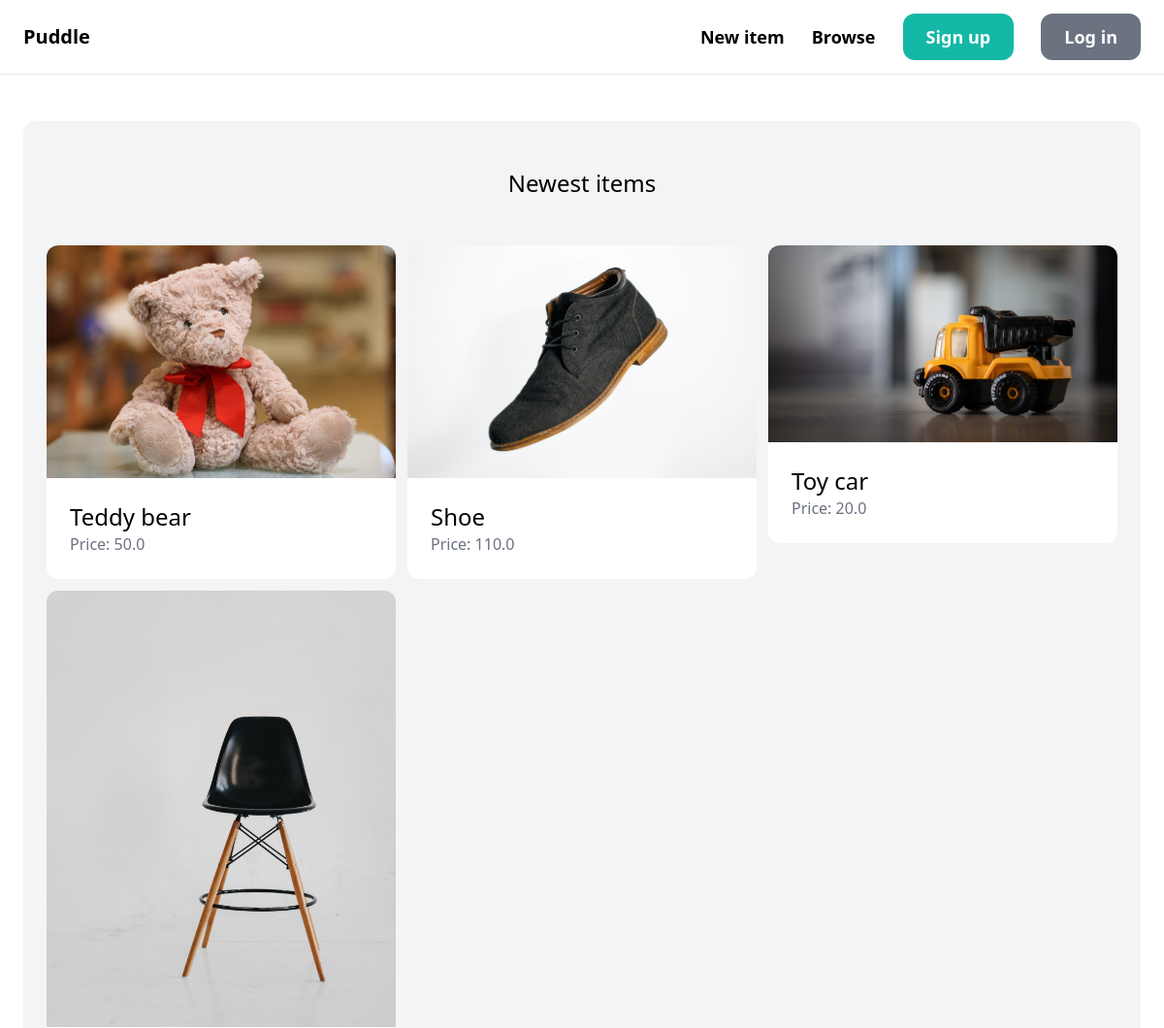
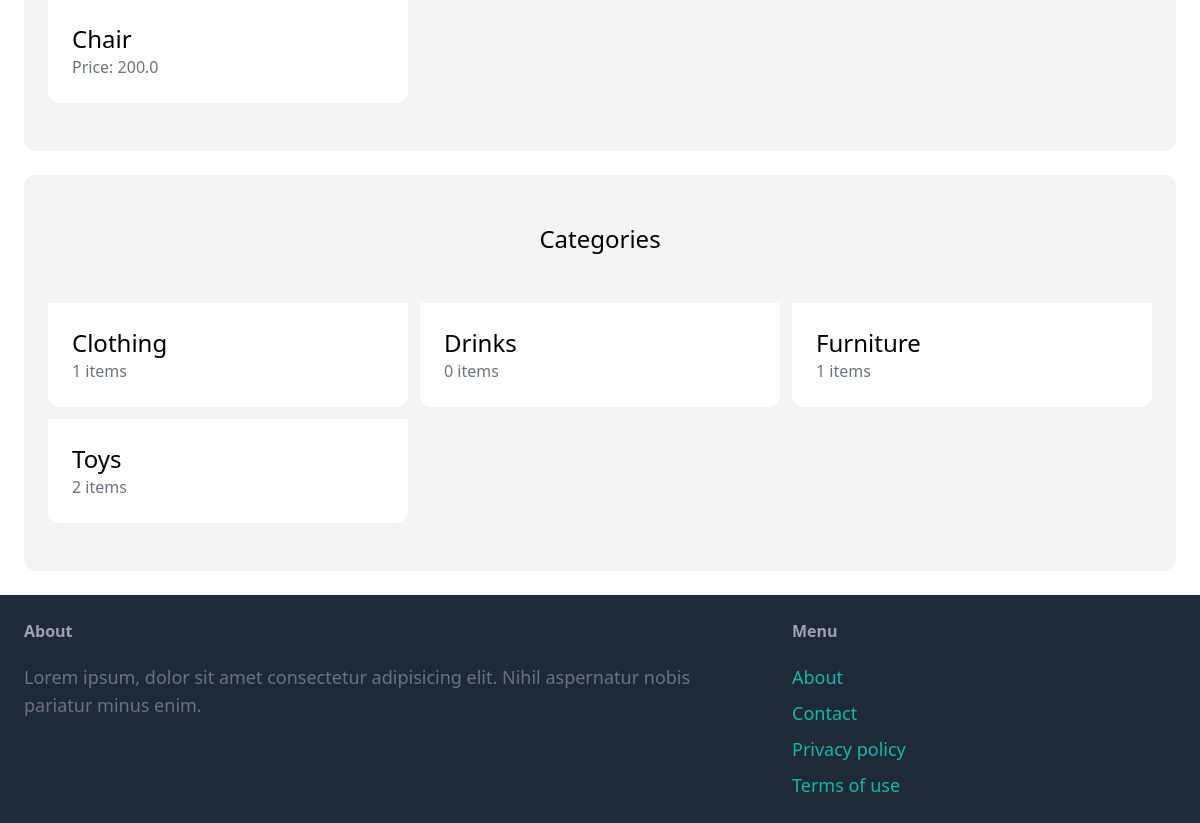
Before: / with the older database file (2 pictures, top to bottom).
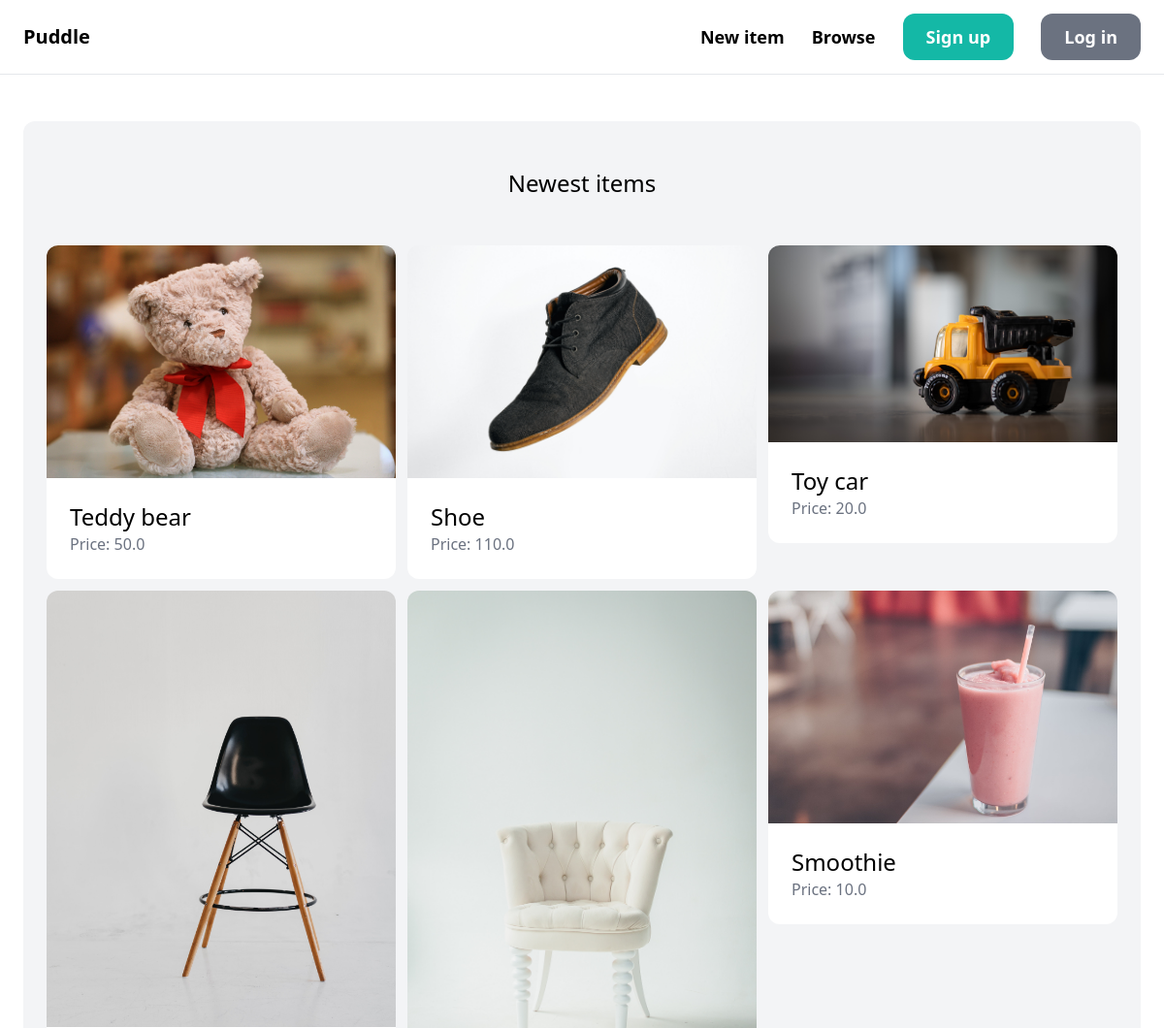
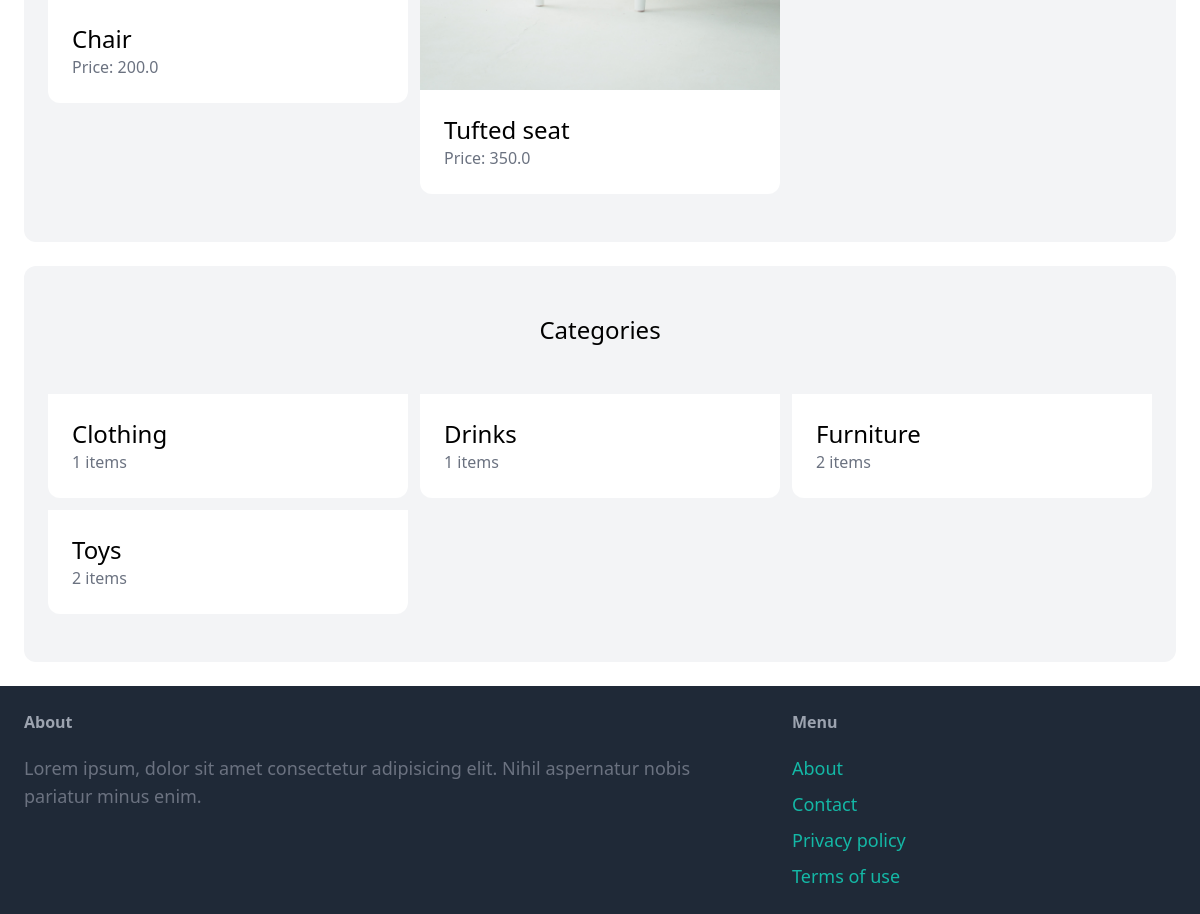
After: the same page with the newer database file (2 pictures, top to bottom).
### item/models.py (models this page shows, shortened)
class Item(models.Model):
    category = models.ForeignKey(Category, related_name='items', on_delete=models.CASCADE)
    name = models.CharField(max_length=255)
    description = models.TextField(blank=True, null=True)
    price = models.FloatField()
    image = models.ImageField(upload_to='item_images', blank=True, null=True)
    is_sold = models.BooleanField(default=False)
    created_by = models.ForeignKey(User, related_name='items', on_delete=models.CASCADE)
    created_at = models.DateTimeField(auto_now_add=True)

class Category(models.Model):
    name = models.CharField(max_length=255)
    class Meta:
        ordering = ('name',)
        verbose_name_plural = 'Categories'

### core/views.py (the view)
# urls.py: path('', views.index, name='index'),
def index(request):
    items = Item.objects.filter(is_sold=False)[0:6]
    categories = Category.objects.all()
    return render(request, 'core/index.html', {
        'categories': categories,
        'items': items,
    })

### core/templates/core/index.html (shortened to what this page needs)
{% extends 'core/base.html' %}
{% block content %}
    <div class="mt-6 px-6 py-12 bg-gray-100 rounded-xl">
        <h2 class="mb-12 text-2xl text-center">Newest items</h2>
        <div class="grid grid-cols-3 gap-3">
            {% for item in items %}
                <div>
                    <a href="{% url 'item:detail' item.id %}">
                        <div>
                            <img src="{{ item.image.url }}" class="rounded-t-xl">
                        </div>
                        <div class="p-6 bg-white rounded-b-xl">
                            <h2 class="text-2xl">{{ item.name }}</h2>
                            <p class="text-gray-500">Price: {{ item.price }}</p>
                        </div>
                    </a>
                </div>
            {% endfor %}
        </div>
    </div>
    <div class="mt-6 px-6 py-12 bg-gray-100 rounded-xl">
        <h2 class="mb-12 text-2xl text-center">Categories</h2>
        <div class="grid grid-cols-3 gap-3">
            {% for category in categories %}
                <div>
                    <a href="#">
                        <div class="p-6 bg-white rounded-b-xl">
                            <h2 class="text-2xl">{{ category.name }}</h2>
                            <p class="text-gray-500">{{ category.items.count }} items</p>
                        </div>
                    </a>
                </div>
            {% endfor %}
        </div>
    </div>
{% endblock %}

### core/templates/core/base.html (shortened to what this page needs)
<!DOCTYPE html>
<html lang="en">
<head>
    <script src="https://cdn.tailwindcss.com"></script>
</head>
<body>
    <nav class="py-6 px-6 flex justify-between items-center border-b border-gray-200">
        <a href="/" class="text-xl font-semibold">Puddle</a>
        <div class="space-x-6">
            <a href="{% url 'item:new' %}" class="text-lg font-semibold hover:text-gray-500">New item</a>
            <a href="{% url 'item:items' %}" class="text-lg font-semibold hover:text-gray-500">Browse</a>
            {% if request.user.is_authenticated %}
                <a href="{% url 'conversation:inbox' %}" class="px-6 py-3 text-lg font-semibold bg-teal-500 text-white rounded-xl hover:bg-teal-700">Inbox</a>
                <a href="{% url 'dashboard:index' %}" class="px-6 py-3 text-lg font-semibold bg-gray-500 text-white rounded-xl hover:bg-gray-700">Dashboard</a>
            {% else %}
                <a href="{% url 'core:signup' %}" class="px-6 py-3 text-lg font-semibold bg-teal-500 text-white rounded-xl hover:bg-teal-700">Sign up</a>
                <a href="{% url 'core:login' %}" class="px-6 py-3 text-lg font-semibold bg-gray-500 text-white rounded-xl hover:bg-gray-700">Log in</a>
            {% endif %}
        </div>
    </nav>
    <div class="px-6 py-6">
        {% block content %}
        {% endblock %}
    </div>
    <footer class="py-6 px-6 flex justify-between bg-gray-800">
        <div class="w-2/3 pr-10">
            <h3 class="mb-5 font-semibold text-gray-400">About</h3>
            <p class="text-lg text-gray-500 ">Lorem ipsum, dolor sit amet consectetur adipisicing elit. Nihil aspernatur nobis pariatur minus enim.</p>
        </div>
        <div class="w-1/3">
            <h3 class="mb-5 font-semibold text-gray-400">Menu</h3>
            <ul class="space-y-2">
                <li><a href="#" class="text-lg text-teal-500 hover:text-teal-700">About</a></li>
                <li><a href="{% url 'core:contact' %}" class="text-lg text-teal-500 hover:text-teal-700">Contact</a></li>
                <li><a href="#" class="text-lg text-teal-500 hover:text-teal-700">Privacy policy</a></li>
                <li><a href="#" class="text-lg text-teal-500 hover:text-teal-700">Terms of use</a></li>
            </ul>
        </div>
    </footer>
</body>

Changed rows visible on the page:
added Item: image (picture), name "Tufted seat", price "350.0"
added Item: image (picture), name "Smoothie", price "10.0"
computed for Category "Drinks": items.count "0" → "1"
computed for Category "Furniture": items.count "1" → "2"
